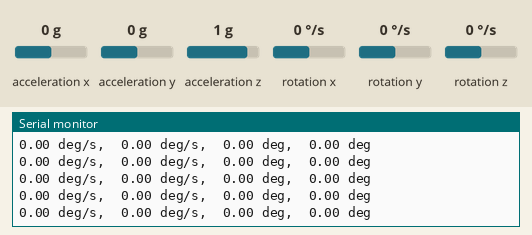
Bench run of a sketch on a simulated Arduino Uno, built with avr-gcc and run on an emulated ATmega328P. Shown: the last lines printed to the serial monitor. Wiring (inferred from the names in the program): MPU-6050 motion sensor at I2C address 0x68. The inputs (shaded band) are chosen by the test bench; at power-on: rotation x 0 °/s, acceleration x 0 g, acceleration y 0 g, acceleration z 1 g, rotation y 0 °/s, rotation z 0 °/s.

Above: at 1.2 s.
1.3 s: rotation x set to -192 °/s
At 2.3 s:
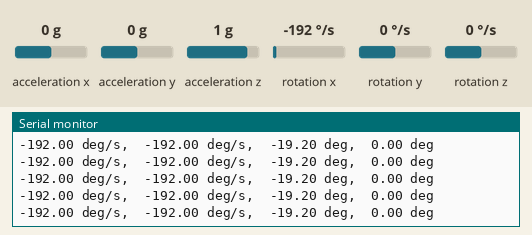
4.3 s: rotation x set to -100 °/s
At 5.3 s:
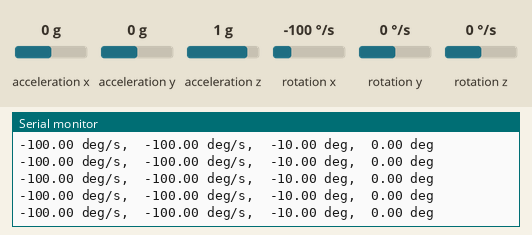
7.3 s: rotation x set to 12 °/s
At 8.2 s:
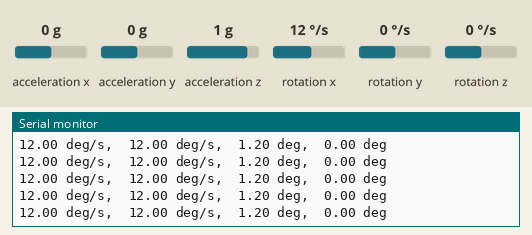
13.3 s: rotation x set to -192 °/s
At 14.4 s:
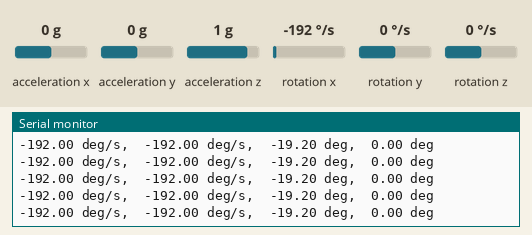
Timing chart, 0 to 16.3 s (numbered marks = the images above; inputs shaded):
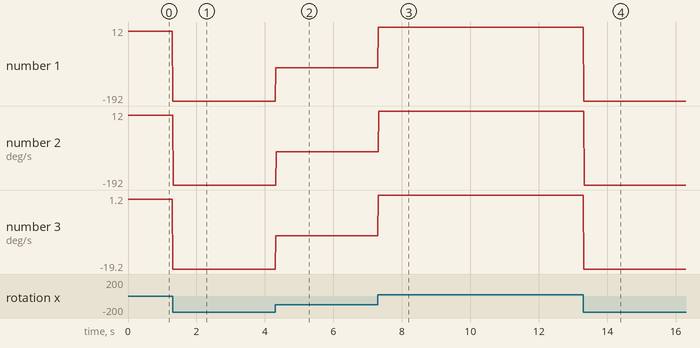

The sketch:

dx.ino
```cpp
#include <Wire.h>
#define MS 10

void setup() {
  // omajinai begin
  Serial.begin(115200); //シリアル通信のデータ転送レートを設定しポート開放
  Serial.println("--- Started ---");

  Wire.begin();         //I2C通信開始
  // センサ開始動作
  Wire.beginTransmission(0x68); //アドレス0x68指定でMPU-6050を選択、送信処理開始
  Wire.write(0x6B);             //MPU6050_PWR_MGMT_1レジスタのアドレス指定
  Wire.write(0x00);             //0を書き込むことでセンサ動作開始
  Wire.endTransmission();       //スレーブデバイスに対する送信を完了
  // omajinai end
}

float cur_gx = 0, pre_gx = 0, dx_deg = 0, x_deg = 0;

void loop() {

  // omajinai begin
  // スタートアドレスの設定とデータの要求処理
  Wire.beginTransmission(0x68);     //アドレス0x68指定でMPU-6050を選択、送信処理開始
  Wire.write(0x3B);                 //ACCEL_XOUT_Hレジスタのアドレス指定
  Wire.endTransmission(false);      //false設定で接続維持
  Wire.requestFrom(0x68, 14, true); //MPU-6050に対して14byte分データを要求、I2Cバス開放

  int16_t ax, ay, az, gx, gy, gz, Temp; //符号付き整数を格納する16ビットの変数型の設定

  //シフト演算と論理和で16bitのデータを変数に格納
  //ax～gzまで、16bit(2byte) × 7 = 14byte
  ax = Wire.read() << 8 | Wire.read();    //x軸の加速度の読み取り 16bit
  ay = Wire.read() << 8 | Wire.read();    //y軸の加速度の読み取り 16bit
  az = Wire.read() << 8 | Wire.read();    //z軸の加速度の読み取り 16bit
  Temp  = Wire.read() << 8 | Wire.read(); //温度の読み取り 16bit
  gx = Wire.read() << 8 | Wire.read();    //x軸の角速度の読み取り 16bit
  gy = Wire.read() << 8 | Wire.read();    //y軸の角速度の読み取り 16bit
  gz = Wire.read() << 8 | Wire.read();    //z軸の角速度の読み取り 16bit
  // omajinai end

  cur_gx = gx / (float)131.0;
  dx_deg = (cur_gx - pre_gx) * (1.0 / MS);
  x_deg += dx_deg;

  //データの表示 1LSBの値はデータシートに記載
  //AFS_SEL設定 = 0, ±2g, 16384LSB/g
  //FS_SEL設定  = 0, ±250deg/s, 131LSB/deg/s
  //Serial.print(ax/16384.0); Serial.print(" g,  ");     //1LSBを加速度(G)に換算してシリアルモニタに表示
  //Serial.print(ay/16384.0); Serial.print(" g,  ");     //1LSBを加速度(G)に換算してシリアルモニタに表示
  //Serial.print(az/16384.0); Serial.print(" g,  ");     //1LSBを加速度(G)に換算してシリアルモニタに表示
  Serial.print(cur_gx); Serial.print(" deg/s,  ");   //1LSBを角速度(deg/s)に換算してシリアルモニタに表示
  Serial.print(pre_gx); Serial.print(" deg/s,  ");
  Serial.print(x_deg); Serial.print(" deg,  ");
  Serial.print(dx_deg); Serial.print(" deg \n");
  //Serial.print(gy/131.0); Serial.print(" deg/s,  ");   //1LSBを角速度(deg/s)に換算してシリアルモニタに表示
  //Serial.print(gz/131.0); Serial.println(" deg/s,  "); //1LSBを角速度(deg/s)に換算してシリアルモニタに表示

  pre_gx = cur_gx;

  delay(MS);
}
```

Measured:
- after the input at 1.3 s, the serial monitor: prints a new line at once (image 1)
- after the input at 4.3 s, the serial monitor: prints a new line at once (image 2)
- after the input at 7.3 s, the serial monitor: prints a new line at once (image 3)
- after the input at 13.3 s, the serial monitor: prints a new line at once (image 4)
- plotted number 1: 0 → -192 after the input at 1.3 s, -192 → -100 after the input at 4.3 s, -100 → 12 after the input at 7.3 s, 12 → -192 after the input at 13.3 s
- plotted number 2: 0 → -192 after the input at 1.3 s, -192 → -100 after the input at 4.3 s, -100 → 12 after the input at 7.3 s, 12 → -192 after the input at 13.3 s
- plotted number 3: 0 → -19.2 after the input at 1.3 s, -19.2 → -10 after the input at 4.3 s, -10 → 1.2 after the input at 7.3 s, 1.2 → -19.2 after the input at 13.3 s
